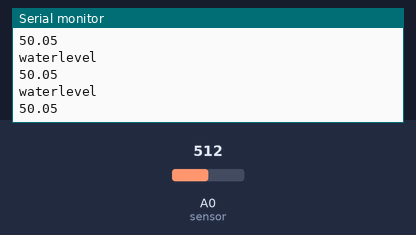
Bench run of a sketch on a simulated Arduino Uno, built with avr-gcc and run on an emulated ATmega328P. Parts: the last lines printed to the serial monitor. Inputs (shaded band) come from the test bench; at power-on: A0 (sensor) = 512.

Above: at 1.3 s.
1.4 s: A0 (sensor) set to 716
At 1.81 s:
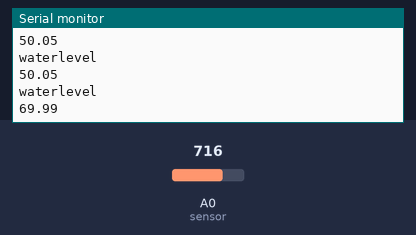
2.9 s: A0 (sensor) set to 900
At 3.32 s:
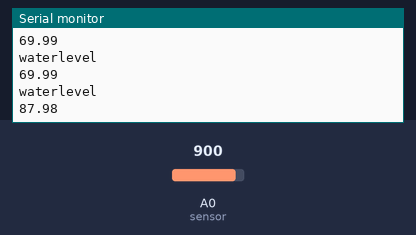
Timing chart, 0 to 5.9 s (numbered marks = the images above; inputs shaded):
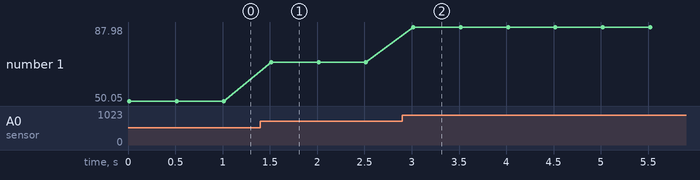

The sketch:

waterlevel_sensor_sketch_feb14b.ino
```cpp
int sensor = A0;
void setup(){
  Serial.begin(9600);
}
void loop ()
{
 int sensorvalue = analogRead (sensor);
 float waterlevel = (sensorvalue / 1023.0)*100;
 Serial.println("waterlevel");
 Serial.println(waterlevel);
 delay(500);
}
```

Measured:
- after the input at 1.4 s, the serial monitor: prints a new line after 0.11 s (image 1)
- after the input at 2.9 s, the serial monitor: prints a new line after 0.12 s (image 2)
- plotted number 1: 50.05 → 69.99 after the input at 1.4 s, 69.99 → 87.98 after the input at 2.9 s
